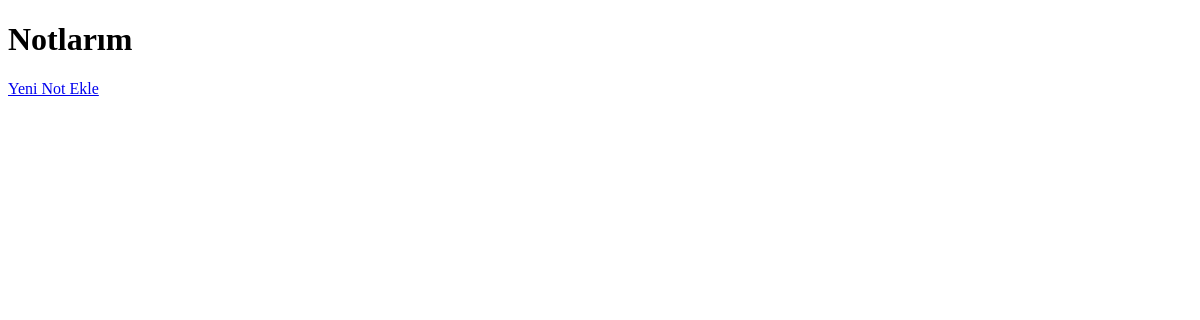
Page /notes/ (signed in) on the earlier database version.
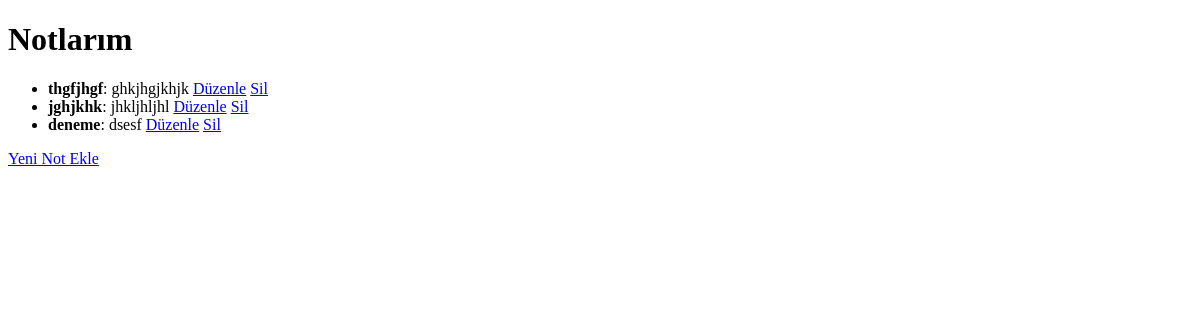
Same page on the later database version.
### notlar/models.py (models this page shows, shortened)
class Note(models.Model):
    CATEGORY_CHOICES = [
        ("genel", "Genel"),
        ("ders", "Ders"),
        ("is", "İş"),
        ("spor", "Spor"),
        ("teknoloji", "Teknoloji"),
        ("saglik", "Sağlık"),
        ("egitim", "Eğitim"),
    ]
    DERS_CHOICES = [
        ("elektrik_makinalari", "Elektrik Makineleri"),
        ("sinyaller_sistemler", "Sinyaller ve Sistemler"),
        ("devre_teorisi", "Devre Teorisi"),
        ("elektronik", "Elektronik"),
        ("kontrol_sistemleri", "Kontrol Sistemleri"),
        ("enerji_sistemleri", "Enerji Sistemleri"),
        ("elektrik_guc_sistemleri", "Elektrik Güç Sistemleri"),
        ("dijital_elektronik", "Dijital Elektronik"),
        ("mikrodenetleyiciler", "Mikrodenetleyiciler"),
        ("haberlesme_sistemleri", "Haberleşme Sistemleri"),
        ("elektromanyetik_alanlar", "Elektromanyetik Alanlar"),
        ("endustriyel_uygulamalar", "Endüstriyel Uygulamalar"),
        ("yenilenebilir_enerji", "Yenilenebilir Enerji Sistemleri"),
        ("robotik", "Robotik"),
        ("otomasyon", "Otomasyon Sistemleri"),
        ("yapay_zeka", "Yapay Zeka"),
        ("bilgisayar_muhendisligi", "Bilgisayar Mühendisliği"),
        ("sensör_teknolojileri", "Sensör Teknolojileri"),
        ("guc_elektronigi", "Güç Elektroniği"),
        ("optik_iletime", "Optik İletişim Sistemleri"),
        ("motor_kontrol", "Motor Kontrol Sistemleri"),
        ("isaret_isleme", "İşaret İşleme"),
    ]
    title = models.CharField(max_length=100)
    content = models.TextField()
    file = models.FileField(upload_to="notlar/", blank=True, null=True)
    created_at = models.DateTimeField(auto_now_add=True)
    updated_at = models.DateTimeField(auto_now=True)
    is_shared = models.BooleanField(default=False)
    kategori = models.CharField(
        max_length=50,
        choices=CATEGORY_CHOICES,
        verbose_name="Kategori",
        default="genel",
    )
    ders_kategori = models.CharField(
        max_length=50,
        choices=DERS_CHOICES,
        blank=True,
        null=True,
        verbose_name="Ders Kategori",
    )
    user = models.ForeignKey(
        User, on_delete=models.CASCADE
    )  # Kullanıcıya ilişkilendirme

### notlar/views.py (the view)
# urls.py: path("notes/", views.view_notes, name="view_notes"),  # Notları listeleme
@login_required
def view_notes(request):
    notes = Note.objects.filter(
        user=request.user
    )  # Giriş yapan kullanıcıya ait notları filtrele
    return render(request, "view_notes.html", {"notes": notes})

### notlar/templates/view_notes.html (shortened to what this page needs)
<!DOCTYPE html>
<html lang="en">
    <head>
    </head>
<body>
    <h1>Notlarım</h1>
    <ul>
        {% for note in notes %}
            <li>
                <strong>{{ note.title }}</strong>: {{ note.content }}
                <a href="{% url 'update_note' note.pk %}">Düzenle</a>
                <a href="{% url 'delete_note' note.pk %}">Sil</a>
            </li>
        {% endfor %}
    </ul>
    <a href="{% url 'not_ekle' %}" >Yeni Not Ekle</a>
</body>
</html>

Differences in the rows shown:
added Note: title "thgfjhgf", content "ghkjhgjkhjk"
added Note: title "jghjkhk", content "jhkljhljhl"
added Note: title "deneme", content "dsesf"
